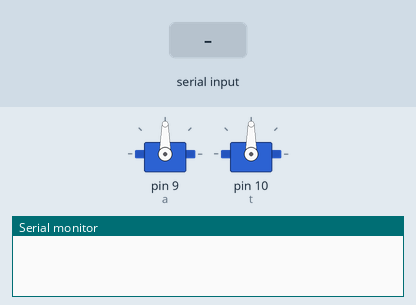
Recording of a sketch running on a simulated Arduino Uno, built with avr-gcc and run on an emulated ATmega328P. On the bench: 2 × servo, the last lines printed to the serial monitor. The inputs (shaded band) are chosen by the test bench.

Above: at 1.2 s.
1.3 s: "d" received over Serial
At 1.9 s:
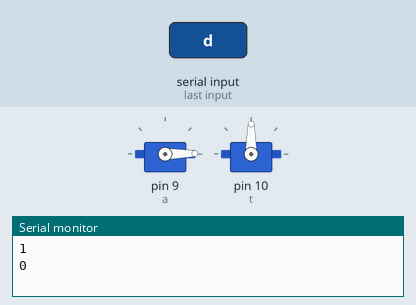
2.8 s: "e" received over Serial
At 3.1 s:
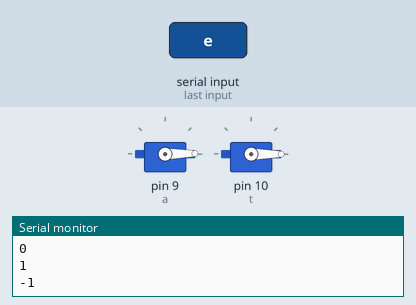
Timing chart, 0 to 5.8 s (numbered marks = the images above; inputs shaded):
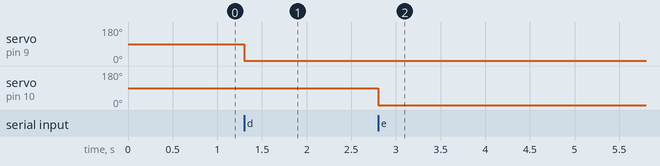

Measured:
- after the input at 1.3 s, servo on pin 9 (a): 90° → 1° at once
- after the input at 2.8 s, servo on pin 10 (t): 90° → 0° at once

The sketch:

test_servos.ino
```cpp
#include <Servo.h>

Servo a;
Servo t;

int a_pos = 0;
int t_pos = 0;

int val;

void setup()
{
  Serial.begin(9600);

  a.attach(9);
  t.attach(10);
}

void loop()
{
  if (Serial.available())
  {

    int val = Serial.read();

    if (val == 'd') {
      a_pos += 1;
      a.write(a_pos);
    }

    if (val == 'a') {
      a_pos -= 1;
      a.write(a_pos);
    }

    if (val == 'q') {
      t_pos += 1;
      t.write(t_pos);
    }

    if (val == 'e') {
      t_pos -= 1;
      t.write(t_pos);
    }

    Serial.println(a_pos);
    Serial.println(t_pos);

    delay(15);

  }
}
```
